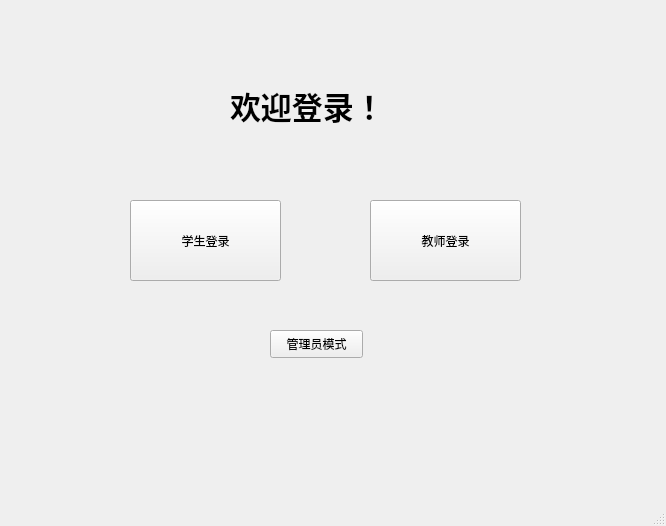
<?xml version="1.0" encoding="UTF-8"?>
<ui version="4.0">
 <class>MainWindow</class>
 <widget class="QMainWindow" name="MainWindow">
  <property name="geometry">
   <rect>
    <x>0</x>
    <y>0</y>
    <width>666</width>
    <height>526</height>
   </rect>
  </property>
  <property name="windowTitle">
   <string>MainWindow</string>
  </property>
  <widget class="QWidget" name="centralwidget">
   <widget class="QLabel" name="label">
    <property name="geometry">
     <rect>
      <x>230</x>
      <y>70</y>
      <width>201</width>
      <height>71</height>
     </rect>
    </property>
    <property name="font">
     <font>
      <family>Bahnschrift</family>
      <pointsize>23</pointsize>
      <weight>75</weight>
      <bold>true</bold>
     </font>
    </property>
    <property name="text">
     <string>欢迎登录！</string>
    </property>
   </widget>
   <widget class="QPushButton" name="pushButton">
    <property name="geometry">
     <rect>
      <x>130</x>
      <y>200</y>
      <width>151</width>
      <height>81</height>
     </rect>
    </property>
    <property name="text">
     <string>学生登录</string>
    </property>
   </widget>
   <widget class="QPushButton" name="pushButton_2">
    <property name="geometry">
     <rect>
      <x>370</x>
      <y>200</y>
      <width>151</width>
      <height>81</height>
     </rect>
    </property>
    <property name="text">
     <string>教师登录</string>
    </property>
   </widget>
   <widget class="QPushButton" name="pushButton_3">
    <property name="geometry">
     <rect>
      <x>270</x>
      <y>330</y>
      <width>93</width>
      <height>28</height>
     </rect>
    </property>
    <property name="text">
     <string>管理员模式</string>
    </property>
   </widget>
  </widget>
  <widget class="QMenuBar" name="menubar">
   <property name="geometry">
    <rect>
     <x>0</x>
     <y>0</y>
     <width>666</width>
     <height>26</height>
    </rect>
   </property>
  </widget>
  <widget class="QStatusBar" name="statusbar"/>
 </widget>
 <resources/>
 <connections/>
</ui>
